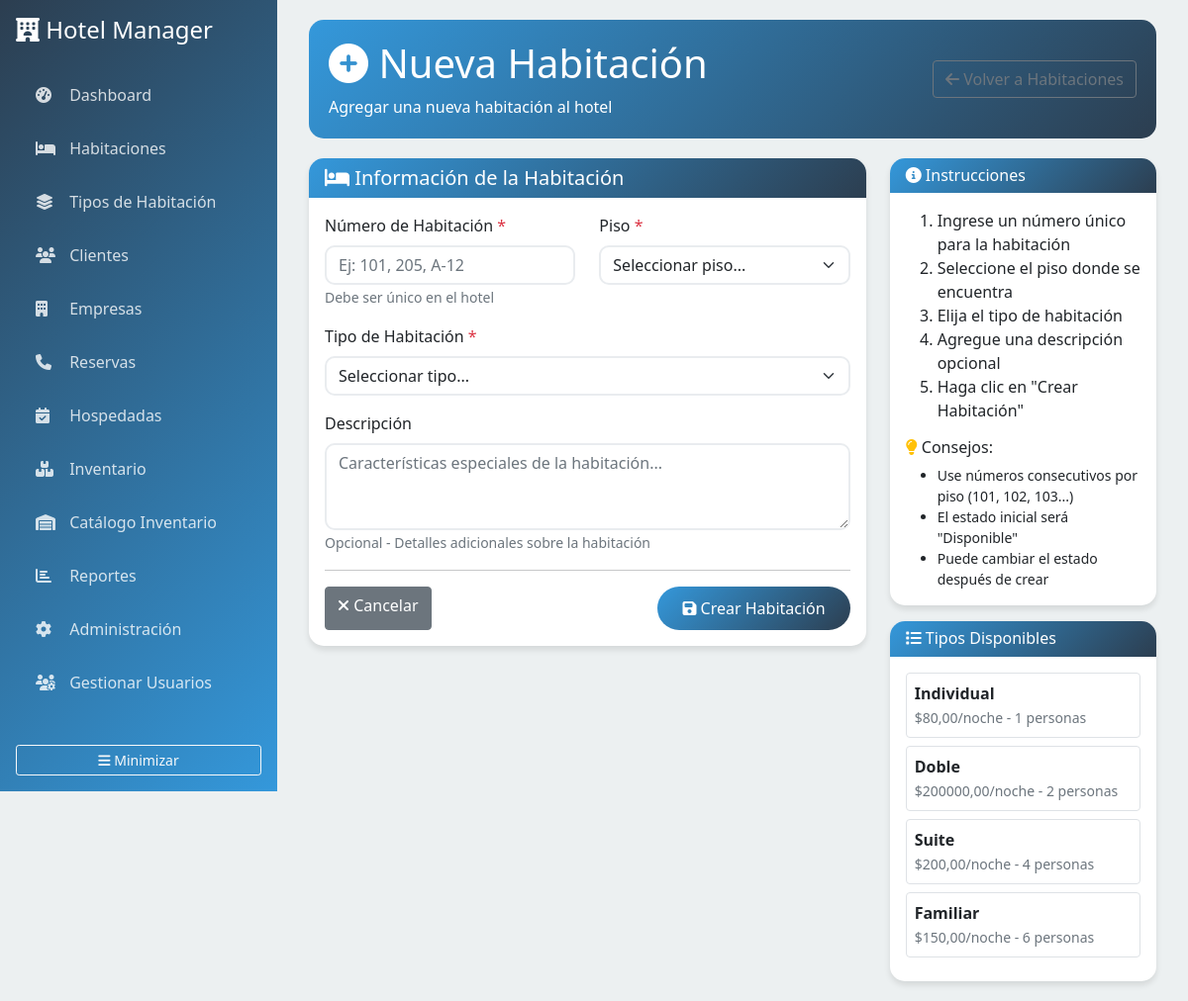
The app's page /habitaciones/crear/, older data.
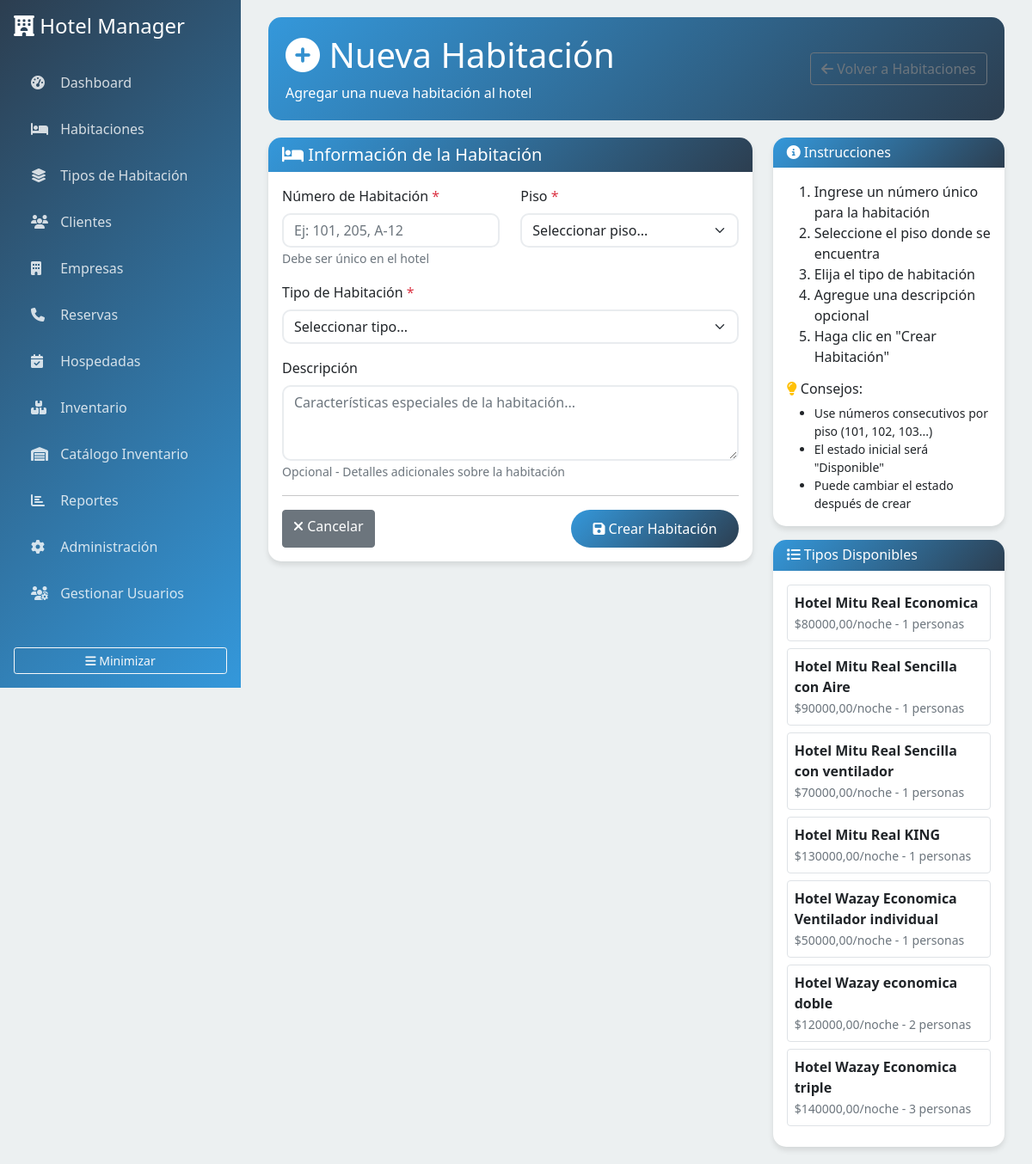
The same page, newer data.
### hotel/models.py (models this page shows, shortened)
class TipoHabitacion(models.Model):
    nombre = models.CharField(max_length=50, verbose_name="Tipo de Habitación")
    precio_por_noche = models.DecimalField(
        max_digits=10,
        decimal_places=2,
        validators=[MinValueValidator(Decimal('0.01'))],
        verbose_name="Precio por Noche"
    )
    descripcion = models.TextField(blank=True, verbose_name="Descripción")
    capacidad_personas = models.PositiveIntegerField(default=1, verbose_name="Capacidad de Personas")
    class Meta:
        verbose_name = "Tipo de Habitación"
        verbose_name_plural = "Tipos de Habitación"

### hotel/views.py (the view, shortened to what this page needs)
# urls.py: path('habitaciones/crear/', views.habitacion_create, name='habitacion_create'),
def habitacion_create(request):
    context = {
        'tipos_habitacion': TipoHabitacion.objects.all(),
        'pisos_disponibles': range(1, 11),  # Pisos del 1 al 10
    }
    return render(request, 'hotel/habitacion_create.html', context)

### templates/hotel/habitacion_create.html (shortened to what this page needs)
{% extends 'base.html' %}
{% block content %}
<div class="page-header d-flex justify-content-between align-items-center">
    <div>
        <h1><i class="fas fa-plus-circle"></i> Nueva Habitación</h1>
        <p class="mb-0">Agregar una nueva habitación al hotel</p>
    </div>
    <div>
        <a href="{% url 'hotel:habitaciones' %}" class="btn btn-outline-secondary">
            <i class="fas fa-arrow-left"></i> Volver a Habitaciones
        </a>
    </div>
</div>
<div class="row">
    <div class="col-md-8">
        <div class="card">
            <div class="card-header">
                <h5 class="mb-0"><i class="fas fa-bed"></i> Información de la Habitación</h5>
            </div>
            <div class="card-body">
                <form method="post">
                    <div class="row">
                        <div class="col-md-6 mb-3">
                            <label for="numero" class="form-label">Número de Habitación <span class="text-danger">*</span></label>
                            <input type="text" name="numero" id="numero" class="form-control"
                                   placeholder="Ej: 101, 205, A-12" required>
                            <small class="text-muted">Debe ser único en el hotel</small>
                        </div>
                        <div class="col-md-6 mb-3">
                            <label for="piso" class="form-label">Piso <span class="text-danger">*</span></label>
                            <select name="piso" id="piso" class="form-select" required>
                                <option value="">Seleccionar piso...</option>
                            </select>
                        </div>
                    </div>
                    <div class="mb-3">
                        <label for="tipo_id" class="form-label">Tipo de Habitación <span class="text-danger">*</span></label>
                        <select name="tipo_id" id="tipo_id" class="form-select" required onchange="actualizarInfoTipo()">
                            <option value="">Seleccionar tipo...</option>
                        </select>
                    </div>
                    <div class="mb-3">
                        <label for="descripcion" class="form-label">Descripción</label>
                        <textarea name="descripcion" id="descripcion" class="form-control" rows="3"
                                  placeholder="Características especiales de la habitación..."></textarea>
                        <small class="text-muted">Opcional - Detalles adicionales sobre la habitación</small>
                    </div>
                    <hr>
                    <div class="d-flex justify-content-between">
                        <a href="{% url 'hotel:habitaciones' %}" class="btn btn-secondary">
                            <i class="fas fa-times"></i> Cancelar
                        </a>
                        <button type="submit" class="btn btn-primary">
                            <i class="fas fa-save"></i> Crear Habitación
                        </button>
                    </div>
                </form>
            </div>
        </div>
    </div>
    <div class="col-md-4">
        <div class="card">
            <div class="card-header">
                <h6 class="mb-0"><i class="fas fa-info-circle"></i> Instrucciones</h6>
            </div>
            <div class="card-body">
                <ol class="mb-3">
                    <li>Ingrese un número único para la habitación</li>
                    <li>Seleccione el piso donde se encuentra</li>
                    <li>Elija el tipo de habitación</li>
                    <li>Agregue una descripción opcional</li>
                    <li>Haga clic en "Crear Habitación"</li>
                </ol>
                <h6><i class="fas fa-lightbulb text-warning"></i> Consejos:</h6>
                <ul class="small mb-0">
                    <li>Use números consecutivos por piso (101, 102, 103...)</li>
                    <li>El estado inicial será "Disponible"</li>
                    <li>Puede cambiar el estado después de crear</li>
                </ul>
            </div>
        </div>
        <div class="card mt-3">
            <div class="card-header">
                <h6 class="mb-0"><i class="fas fa-list"></i> Tipos Disponibles</h6>
            </div>
            <div class="card-body">
                {% for tipo in tipos_habitacion %}
                <div class="border rounded p-2 mb-2">
                    <strong>{{ tipo.nombre }}</strong><br>
                    <small class="text-muted">
                        ${{ tipo.precio_por_noche }}/noche - {{ tipo.capacidad_personas }} personas
                    </small>
                </div>
                {% endfor %}
            </div>
        </div>
    </div>
</div>
{% endblock %}

### templates/base.html (shortened to what this page needs)
<!DOCTYPE html>
<html lang="es">
<head>
    <link href="https://cdn.jsdelivr.net/npm/bootstrap@5.1.3/dist/css/bootstrap.min.css" rel="stylesheet">
    <link href="https://cdnjs.cloudflare.com/ajax/libs/font-awesome/6.4.0/css/all.min.css" rel="stylesheet">
</head>
<body>
    <nav class="sidebar" id="sidebar">
        <div class="p-3">
            <h4 class="text-white mb-4">
                <i class="fas fa-hotel"></i>
                <span>Hotel Manager</span>
            </h4>
            <ul class="nav flex-column">
                <li class="nav-item">
                    <a class="nav-link {% if request.resolver_match.url_name == 'dashboard' %}active{% endif %}" href="{% url 'hotel:dashboard' %}">
                        <i class="fas fa-tachometer-alt"></i>
                        <span>Dashboard</span>
                    </a>
                </li>
                <li class="nav-item">
                    <a class="nav-link {% if request.resolver_match.url_name == 'habitaciones' %}active{% endif %}" href="{% url 'hotel:habitaciones' %}">
                        <i class="fas fa-bed"></i>
                        <span>Habitaciones</span>
                    </a>
                </li>
                {% if not perfil or perfil.es_administrador %}
                    <li class="nav-item">
                        <a class="nav-link {% if request.resolver_match.url_name == 'tipos_habitacion' %}active{% endif %}" href="{% url 'hotel:tipos_habitacion' %}">
                            <i class="fas fa-layer-group"></i>
                            <span>Tipos de Habitación</span>
                        </a>
                    </li>
                {% endif %}
                <li class="nav-item">
                    <a class="nav-link {% if request.resolver_match.url_name == 'clientes' %}active{% endif %}" href="{% url 'hotel:clientes' %}">
                        <i class="fas fa-users"></i>
                        <span>Clientes</span>
                    </a>
                </li>
                <li class="nav-item">
                    <a class="nav-link {% if request.resolver_match.url_name == 'empresas' %}active{% endif %}" href="{% url 'hotel:empresas' %}">
                        <i class="fas fa-building"></i>
                        <span>Empresas</span>
                    </a>
                </li>
                <li class="nav-item">
                    <a class="nav-link {% if request.resolver_match.url_name == 'reservas' %}active{% endif %}" href="{% url 'hotel:reservas' %}">
                        <i class="fas fa-phone"></i>
                        <span>Reservas</span>
                    </a>
                </li>
                <li class="nav-item">
                    <a class="nav-link {% if request.resolver_match.url_name == 'hospedadas' %}active{% endif %}" href="{% url 'hotel:hospedadas' %}">
                        <i class="fas fa-calendar-check"></i>
                        <span>Hospedadas</span>
                    </a>
                </li>
                <li class="nav-item">
                    <a class="nav-link {% if request.resolver_match.url_name == 'inventario' %}active{% endif %}" href="{% url 'hotel:inventario' %}">
                        <i class="fas fa-boxes"></i>
                        <span>Inventario</span>
                    </a>
                </li>
                {% if not perfil or perfil.es_administrador %}
                    <li class="nav-item">
                        <a class="nav-link {% if request.resolver_match.url_name == 'gestionar_elementos_inventario' %}active{% endif %}" href="{% url 'hotel:gestionar_elementos_inventario' %}">
                            <i class="fas fa-warehouse"></i>
                            <span>Catálogo Inventario</span>
                        </a>
                    </li>
                    <li class="nav-item">
                        <a class="nav-link {% if request.resolver_match.url_name == 'reportes' %}active{% endif %}" href="{% url 'hotel:reportes' %}">
                            <i class="fas fa-chart-bar"></i>
                            <span>Reportes</span>
                        </a>
                    </li>
                    <li class="nav-item">
                        <a class="nav-link" href="/admin/" target="_blank">
                            <i class="fas fa-cog"></i>
                            <span>Administración</span>
                        </a>
                    </li>
                    <li class="nav-item">
                        <a class="nav-link {% if request.resolver_match.url_name == 'gestionar_usuarios' %}active{% endif %}" href="{% url 'hotel:gestionar_usuarios' %}">
                            <i class="fas fa-users-cog"></i>
                            <span>Gestionar Usuarios</span>
                        </a>
                    </li>
                {% endif %}
            </ul>
        </div>
        <div class="position-absolute bottom-0 p-3 w-100">
            <button class="btn btn-outline-light btn-sm w-100" onclick="toggleSidebar()">
                <i class="fas fa-bars"></i>
                <span>Minimizar</span>
            </button>
        </div>
    </nav>
    <main class="main-content" id="main-content">
        <div class="container-fluid">
            {% block content %}{% endblock %}
        </div>
    </main>
</body>
</html>

### templates/base.html (style rules this page uses)
:root { --primary-color: #2c3e50; --secondary-color: #3498db; --success-color: #27ae60; --warning-color: #f39c12; --danger-color: #e74c3c; --light-bg: #ecf0f1; }
body { background-color: var(--light-bg); font-family: 'Segoe UI', Tahoma, Geneva, Verdana, sans-serif; }
.sidebar { background: linear-gradient(135deg, var(--primary-color), var(--secondary-color)); min-height: 100vh; position: fixed; top: 0; left: 0; width: 280px; z-index: 1000; transition: all 0.3s ease; }
.sidebar .nav-link { color: rgba(255, 255, 255, 0.8); padding: 15px 20px; border-radius: 0; transition: all 0.3s ease; }
.sidebar .nav-link i { width: 20px; margin-right: 10px; }
.main-content { margin-left: 280px; transition: all 0.3s ease; padding: 20px; }
.card { border: none; border-radius: 15px; box-shadow: 0 4px 6px rgba(0, 0, 0, 0.1); transition: transform 0.3s ease; }
.card-header { background: linear-gradient(135deg, var(--secondary-color), var(--primary-color)); color: white; border-radius: 15px 15px 0 0 !important; border: none; }
.btn-primary { background: linear-gradient(135deg, var(--secondary-color), var(--primary-color)); border: none; border-radius: 25px; padding: 10px 25px; transition: all 0.3s ease; }
.form-control, .form-select { border-radius: 10px; border: 2px solid #e9ecef; transition: all 0.3s ease; }
.page-header { background: linear-gradient(135deg, var(--secondary-color), var(--primary-color)); color: white; padding: 20px; border-radius: 15px; margin-bottom: 20px; }

Row changes from the older to the newer data that the page shows:
removed TipoHabitacion: nombre "Individual", precio_por_noche "80,00", capacidad_personas "1"
removed TipoHabitacion: nombre "Doble", precio_por_noche "200000,00", capacidad_personas "2"
removed TipoHabitacion: nombre "Suite", precio_por_noche "200,00", capacidad_personas "4"
removed TipoHabitacion: nombre "Familiar", precio_por_noche "150,00", capacidad_personas "6"
added TipoHabitacion: nombre "Hotel Mitu Real Economica", precio_por_noche "80000,00", capacidad_personas "1"
added TipoHabitacion: nombre "Hotel Mitu Real Sencilla con Aire", precio_por_noche "90000,00", capacidad_personas "1"
added TipoHabitacion: nombre "Hotel Mitu Real Sencilla con ventilador", precio_por_noche "70000,00", capacidad_personas "1"
added TipoHabitacion: nombre "Hotel Mitu Real KING", precio_por_noche "130000,00", capacidad_personas "1"
added TipoHabitacion: nombre "Hotel Wazay Economica Ventilador individual", precio_por_noche "50000,00", capacidad_personas "1"
added TipoHabitacion: nombre "Hotel Wazay economica doble", precio_por_noche "120000,00", capacidad_personas "2"
added TipoHabitacion: nombre "Hotel Wazay Economica triple", precio_por_noche "140000,00", capacidad_personas "3"
